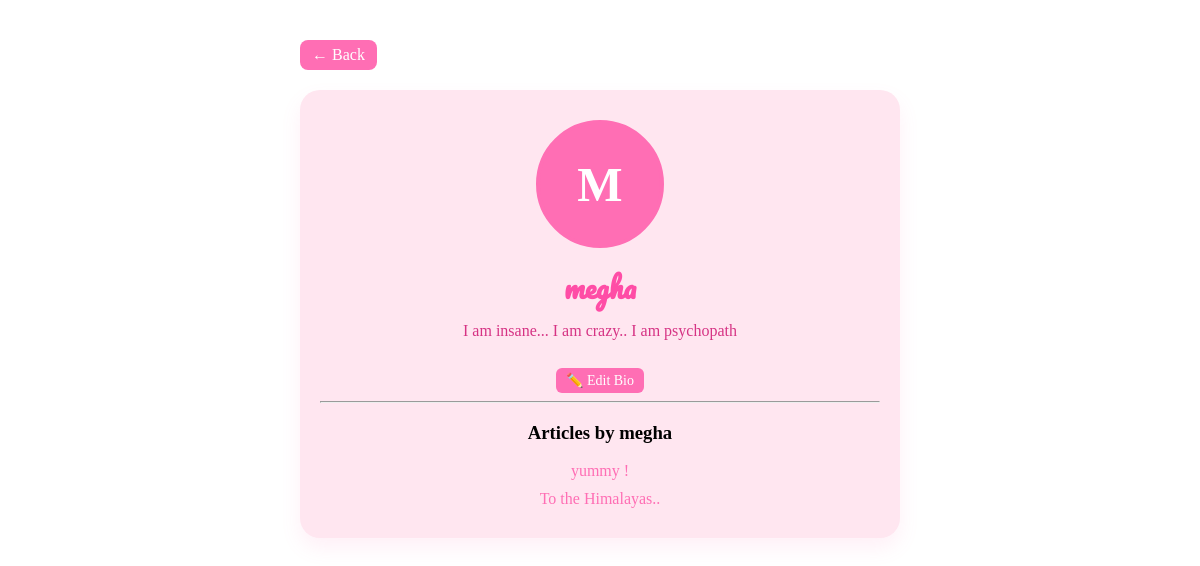
/profile/megha/ (signed in), run on an earlier commit of the app's database.
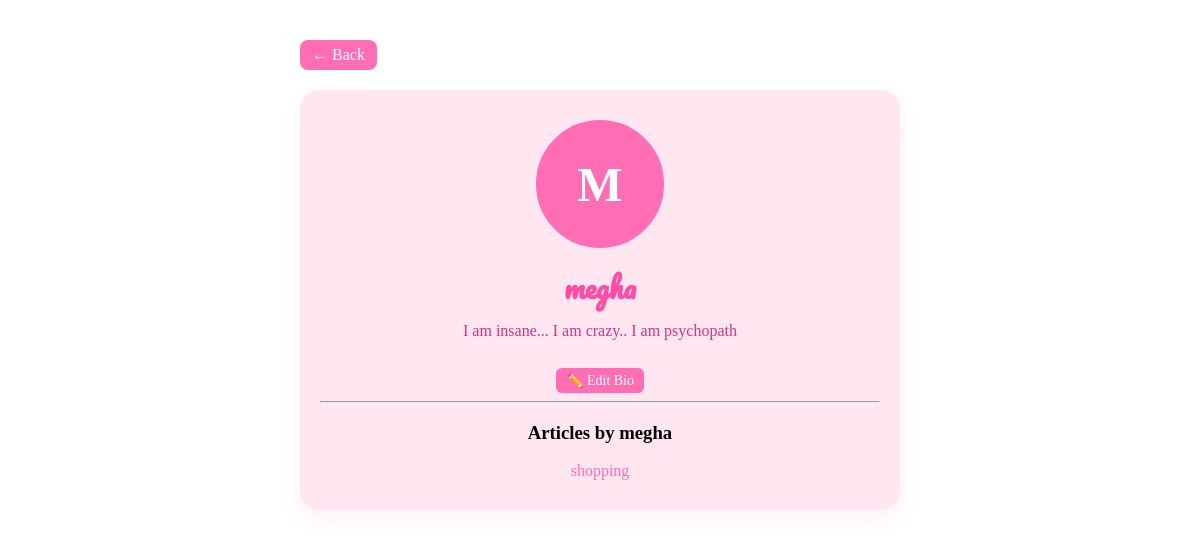
And on a later commit of the database.
### home/models.py (models this page shows, shortened)
class Article(models.Model):
    title = models.CharField(max_length=255)
    content = models.TextField()
    image = models.ImageField(upload_to='post_images/', blank=True, null=True)
    author = models.ForeignKey(User, on_delete=models.CASCADE, related_name="articles")
    category = models.ForeignKey(Category, on_delete=models.SET_NULL, null=True, related_name="cat_articles")
    created_at = models.DateTimeField(auto_now_add=True)
    updated_at = models.DateTimeField(auto_now=True)
    is_trending = models.BooleanField(default=False)

### home/views.py (the view)
# urls.py: path('profile/<str:username>/', views.user_profile, name='user_profile'),
def user_profile(request, username):
    user = get_object_or_404(User, username=username)
    articles = user.articles.all().order_by('-created_at')
    next_url = request.GET.get('next', None)
    return render(request, 'user_profile.html', {
        'profile_user': user,
        'articles': articles,
        'next_url' : next_url
    })

### home/templates/user_profile.html (shortened to what this page needs)
{% load static %}
<!DOCTYPE html>
<html lang="en">
<head>
    <link rel="stylesheet" href="{% static 'css/userprofile.css' %}">
</head>
<body>
<div class="profile-container">
    {% if next_url %}
        <a href="{{ next_url }}" class="back-btn">← Back</a>
    {% else %}
        <a href="{% url 'dashboard' %}" class="back-btn">← Back</a>
    {% endif %}
    <div class="profile-card">
        {% if profile_user.profile.profile_picture %}
            <img src="{{ profile_user.profile.profile_picture.url }}" class="profile-avatar">
        {% else %}
            <div class="profile-avatar default-avatar">
                {{ profile_user.username|first|upper }}
            </div>
        {% endif %}
        <h2>{{ profile_user.username }}</h2>
        {% if profile_user.profile.bio %}
            <p class="bio">{{ profile_user.profile.bio }}</p>
        {% else %}
            <p class="bio">This user hasn’t added a bio yet. 😄</p>
        {% endif %}
        {% if request.user == profile_user %}
        <a href="{% url 'edit_bio' %}" class="edit-bio-btn">✏️ Edit Bio</a>
    {% endif %}
        <hr>
        <h3>Articles by {{ profile_user.username }}</h3>
        <div class="articles-list">
            {% for article in articles %}
                <a href="{% url 'article_detail' article.id %}" class="article-link">
                    {{ article.title }}
                </a>
            {% empty %}
                <p>No articles yet.</p>
            {% endfor %}
        </div>
    </div>
</div>
</body>
</html>

What changed in the data, as far as the page shows it:
removed Article: title "yummy !"
removed Article: title "To the Himalayas.."
added Article: title "shopping"
